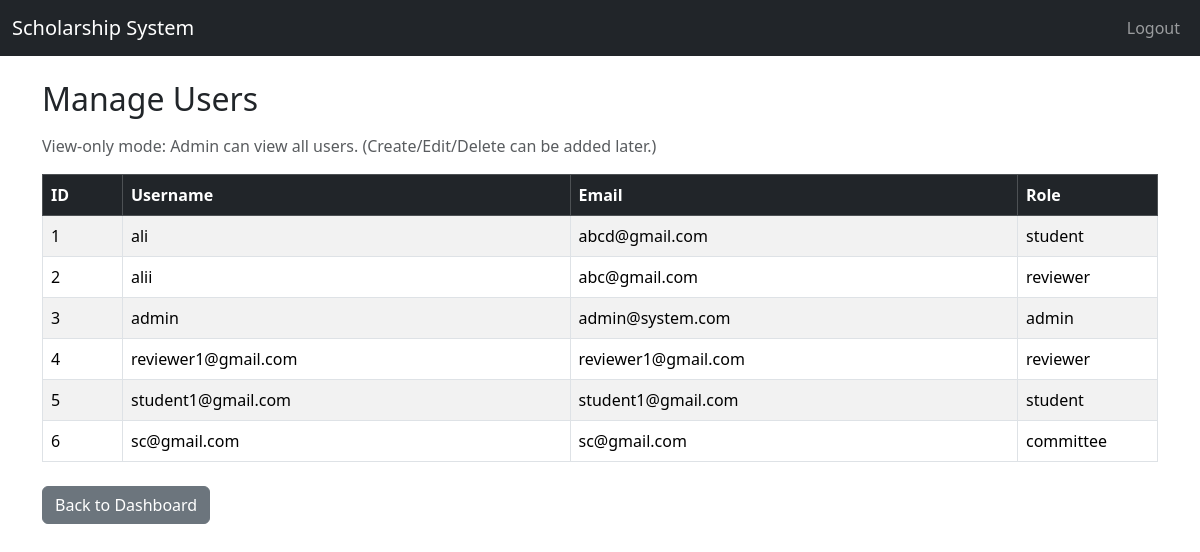
Before: /admin/manage_users (signed in) with the older database file.
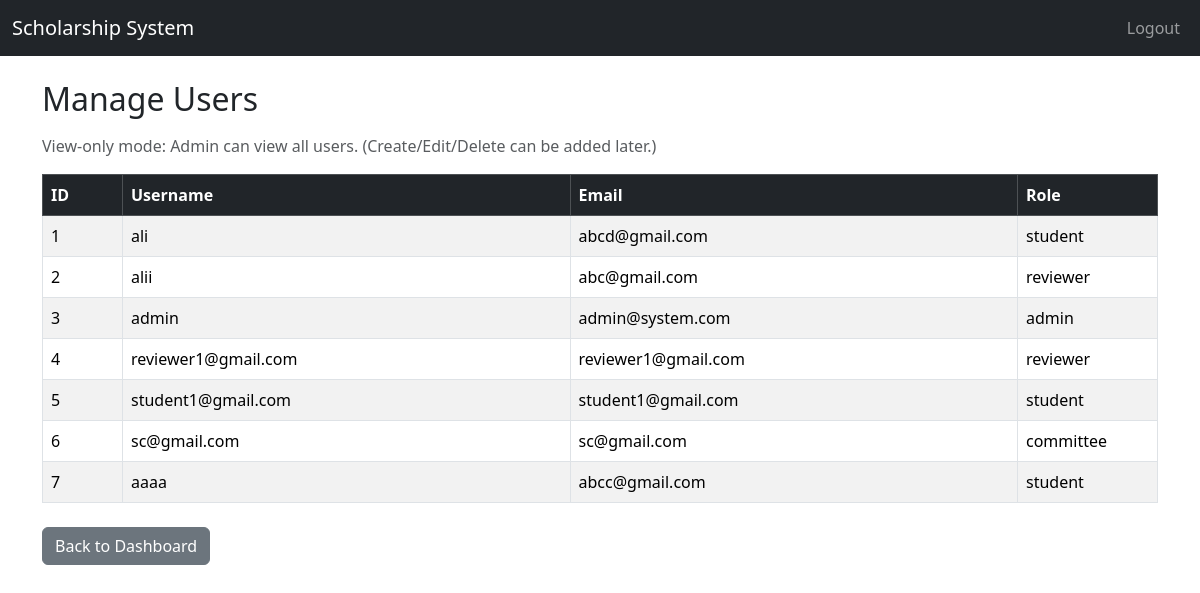
After: the same page with the newer database file.
### app/models.py (models this page shows)
class User(UserMixin, db.Model):
    id = db.Column(db.Integer, primary_key=True)
    username = db.Column(db.String(50), unique=True, nullable=False)
    email = db.Column(db.String(100), unique=True, nullable=False)
    your_id = db.Column(db.String(20), unique=True, nullable=True)
    password = db.Column(db.String(255), nullable=False)
    role = db.Column(db.String(20), nullable=False)
    created_at = db.Column(db.DateTime, default=datetime.utcnow)

### app/routes/admin_routes.py (the view)
@admin_bp.route('/manage_users')
@login_required
def manage_users():
    if current_user.role != 'admin':
        flash("Access denied.", "danger")
        return redirect(url_for('auth.login'))
    users = User.query.all()
    return render_template('admin/manage_users.html', users=users)

### app/templates/admin/manage_users.html (shortened to what this page needs)
{% extends "base.html" %}
{% block content %}
<h2 class="mb-3">Manage Users</h2>
<p class="text-muted">
  View-only mode: Admin can view all users. (Create/Edit/Delete can be added later.)
</p>
<div class="table-responsive">
  <table class="table table-striped table-bordered align-middle">
    <thead class="table-dark">
      <tr>
        <th style="width: 80px;">ID</th>
        <th>Username</th>
        <th>Email</th>
        <th style="width: 140px;">Role</th>
      </tr>
    </thead>
    <tbody>
      {% for u in users %}
      <tr>
        <td>{{ u.id }}</td>
        <td>{{ u.username }}</td>
        <td>{{ u.email }}</td>
        <td>{{ u.role }}</td>
      </tr>
      {% else %}
      <tr>
        <td colspan="4" class="text-center text-muted">No users found.</td>
      </tr>
      {% endfor %}
    </tbody>
  </table>
</div>
<a href="{{ url_for('admin.dashboard') }}" class="btn btn-secondary mt-2">Back to Dashboard</a>
{% endblock %}

Changed rows visible on the page:
added User: id "7", username "aaaa", email "abcc@gmail.com", role "student"
